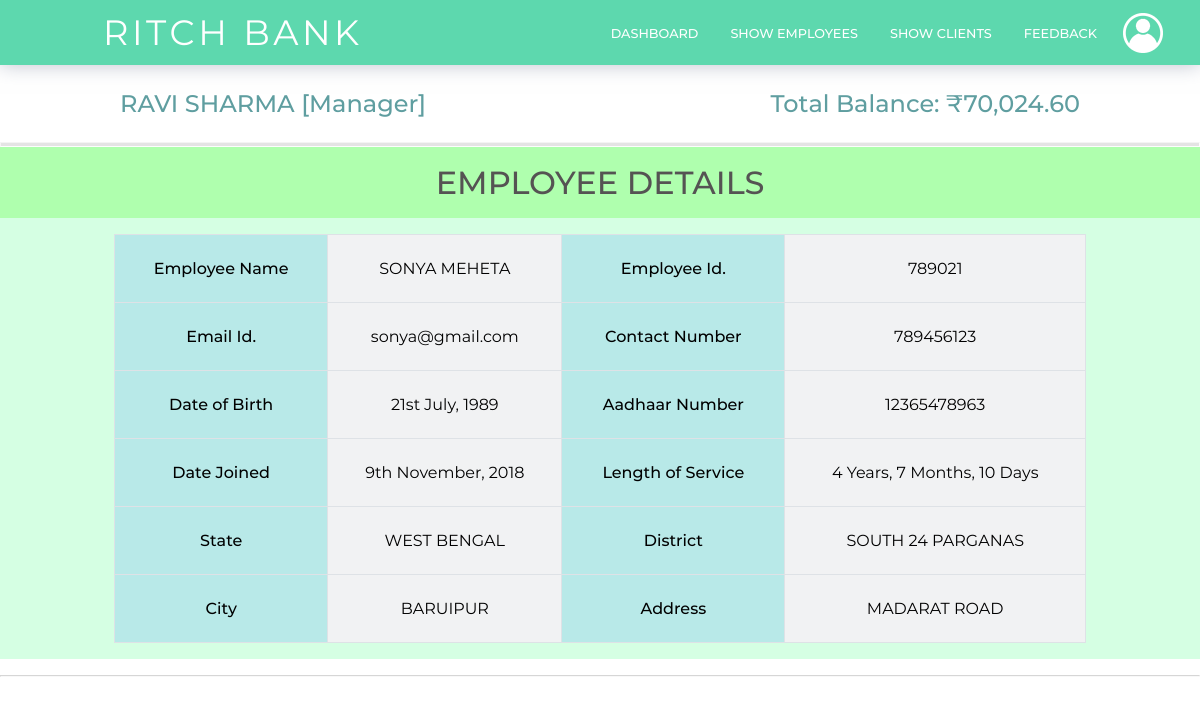
/manager/employee-details.php?employeeID=1 (signed in), run on the app's committed database.
### tables this page shows
CREATE TABLE `managerlogin` (
  `id` int(4) NOT NULL,
  `first_name` varchar(50) NOT NULL,
  `last_name` varchar(50) NOT NULL,
  `email` varchar(50) NOT NULL,
  `password` varchar(255) NOT NULL
);

CREATE TABLE `employeeaccounts` (
  `id` int(50) NOT NULL,
  `first_name` varchar(50) NOT NULL,
  `last_name` varchar(50) NOT NULL,
  `email` varchar(50) NOT NULL,
  `password` varchar(255) NOT NULL,
  `contact_no` bigint(50) NOT NULL,
  `aadhaar_no` bigint(50) NOT NULL,
  `dob` date NOT NULL,
  `address` varchar(255) NOT NULL,
  `emp_id` bigint(50) NOT NULL,
  `city` varchar(50) NOT NULL,
  `district` varchar(50) NOT NULL,
  `state` varchar(50) NOT NULL,
  `date` datetime NOT NULL
);

### manager/employee-details.php (the view, shortened to what this page needs)
<?php
    include "../backend/connect.php";
?>
<!DOCTYPE html>
<html>
<head>
    <link href = "../css/style.css" rel="stylesheet"></link>
</head>
<body>
    <header>
        <hi class="logo">RITCH BANK</hi>
        <nav>
            <ul>
                <li><a href="manager-dashboard.php">Dashboard</a></li>
                <li><a href="employee-list.php">Show Employees</a></li>
                <li><a href="client-list.php">Show Clients</a></li>
                <li><a href="#">Feedback</a></li>
            </ul>
        </nav>
        <div class="login">
            <ul>
                <li><a href="#/"><img class="profile-icon" src="../img/Profile-icon.png" alt="NO img"></a>
                </li>
            </ul>
        </div>
    </header>
    <main>
        <section class="breadcrumbs">
            <div class="breadcrumbs-title">
                <?php
                        $ar = $con->query("SELECT * FROM `managerLogin` WHERE `id` = '$_SESSION[managerId]' LIMIT 1");
                        $userData = $ar->fetch_assoc();
                        $arr = $con->query("SELECT SUM(`balance`) AS total_balance FROM `clientAccounts`");
                        $row = $arr->fetch_assoc();
                        echo "  <h2>".$userData['first_name']." ".$userData['last_name']." [Manager] </h2>
                                <h2>Total Balance:  <script>var balanceNav =".$row['total_balance'].";</script>
                                <span id='balanceNav'></span> </h2>";
                    ?>
            </div>
        </section>
        <hr class="breadcrumbs-hr">
        <section class="container-color-tables">
            <h1>Employee Details</h1>
            <div class="container">
                <?php
                    if (isset($_GET['employeeID']))
                    {
                        $ar = $con->query("SELECT * FROM `employeeAccounts` WHERE `employeeAccounts`.`id` = '$_GET[employeeID]'");
                        $userData = $ar->fetch_assoc();
                        ?>
                        <table>
                            <tr>
                                <th>Employee Name</th>
                                <td><?php echo $userData['first_name']." ".$userData['last_name']; ?></td>
                                <th>Employee Id.</th>
                                <td><?php echo $userData['emp_id']; ?></td>
                            </tr>
                            <tr>
                                <th>Email Id.</th>
                                <td><?php echo $userData['email']; ?></td>
                                <th>Contact Number</th>
                                <td><?php echo $userData['contact_no']; ?></td>
                            </tr>
                            <tr>
                                <th>Date of Birth</th>
                                <td><?php $dob = date("jS F, Y", strtotime($userData['dob'])); echo $dob; ?></td>
                                <th>Aadhaar Number</th>
                                <td><?php echo $userData['aadhaar_no']; ?></td>
                            </tr>
                            <tr>
                                <th>Date Joined</th>
                                <td><?php $date = date("jS F, Y", strtotime($userData['date'])); echo $date; ?></td>
                                <th>Length of Service</th>
                                <td>
                                <?php
                                    $date1 = new DateTime($userData['date']);
                                    $date2 = new DateTime("now");
                                    $interval = $date1->diff($date2);
                                    if ($interval->y > 0 && $interval->m > 0 && $interval->d > 0)
                                            echo $interval->y." Years, ".$interval->m." Months, ".$interval->d." Days";
                                        elseif ($interval->y <= 0 && $interval->m > 0 && $interval->d > 0)
                                            echo $interval->m . " Months, " . $interval->d . " Days";
                                        elseif ($interval->y <= 0 && $interval->m > 0 && $interval->d <= 0)
                                            echo $interval->m . " Months";
                                        elseif ($interval->y > 0 && $interval->m <= 0 && $interval->d <= 0)
                                            echo $interval->y . " Years";
                                        elseif ($interval->y > 0 && $interval->m <= 0 && $interval->d > 0)
                                            echo $interval->y . " Years, " . $interval->d . " Days";
                                        elseif ($interval->y > 0 && $interval->m > 0 && $interval->d <= 0)
                                            echo $interval->y . " Years, " . $interval->m . " Months";
                                        else
                                            echo $interval->d . " Days";
                                ?>
                                </td>
                            </tr>
                            <tr>
                                <th>State</th>
                                <td><?php echo $userData['state']; ?></td>
                                <th>District</th>
                                <td><?php echo $userData['district']; ?></td>
                            </tr>
                            <tr>
                                <th>City</th>
                                <td><?php echo $userData['city']; ?></td>
                                <th>Address</th>
                                <td><?php echo $userData['address']; ?></td>
                            </tr>
                        </table>
                        <?php
                    }
                    else
                        echo "<script>alert('No Data Found.')</script>";
                ?>
            </div>
        </section>
        <hr>
    </main>
    <footer></footer>
</body>
</html>

### data on the page
managerlogin: first_name "RAVI", last_name "SHARMA"
employeeaccounts: first_name "SONYA", last_name "MEHETA", emp "789021", email "sonya@gmail.com", contact_no "789456123", dob "21st July, 1989", aadhaar_no "12365478963", date "9th November, 2018", date "4", date "7", date "10", state "WEST BENGAL", district "SOUTH 24 PARGANAS", city "BARUIPUR", address "MADARAT ROAD"
